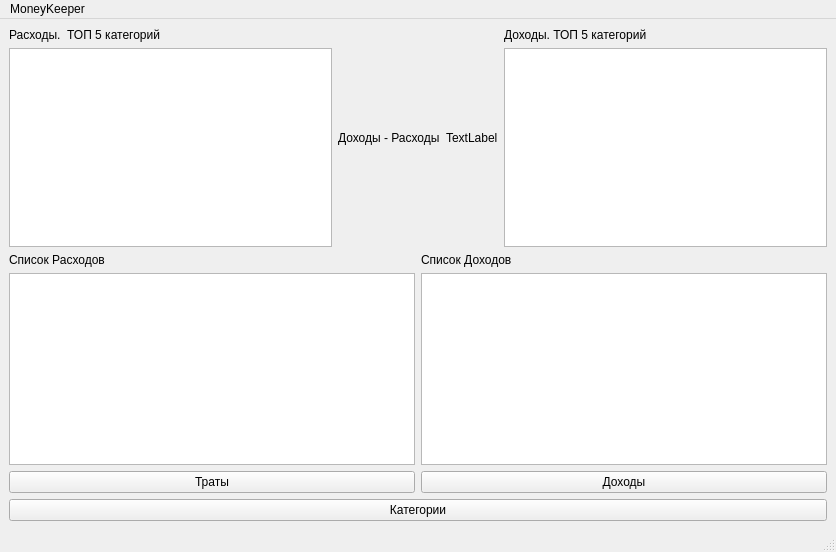
<?xml version="1.0" encoding="UTF-8"?>
<ui version="4.0">
 <class>MainWindow</class>
 <widget class="QMainWindow" name="MainWindow">
  <property name="geometry">
   <rect>
    <x>0</x>
    <y>0</y>
    <width>836</width>
    <height>552</height>
   </rect>
  </property>
  <property name="sizePolicy">
   <sizepolicy hsizetype="Fixed" vsizetype="Fixed">
    <horstretch>0</horstretch>
    <verstretch>0</verstretch>
   </sizepolicy>
  </property>
  <property name="windowTitle">
   <string>MainWindow</string>
  </property>
  <widget class="QWidget" name="centralwidget">
   <layout class="QGridLayout" name="gridLayout">
    <item row="2" column="1">
     <widget class="QPushButton" name="category_window">
      <property name="text">
       <string>Категории</string>
      </property>
     </widget>
    </item>
    <item row="1" column="1">
     <layout class="QHBoxLayout" name="horizontalLayout_4">
      <item>
       <layout class="QVBoxLayout" name="verticalLayout_12">
        <item>
         <widget class="QLabel" name="label_3">
          <property name="text">
           <string>Список Расходов</string>
          </property>
         </widget>
        </item>
        <item>
         <widget class="QTableView" name="tableView_3"/>
        </item>
        <item>
         <widget class="QPushButton" name="rashod_window">
          <property name="text">
           <string>Траты</string>
          </property>
         </widget>
        </item>
       </layout>
      </item>
      <item>
       <layout class="QVBoxLayout" name="verticalLayout_13">
        <item>
         <widget class="QLabel" name="label_4">
          <property name="text">
           <string>Список Доходов</string>
          </property>
         </widget>
        </item>
        <item>
         <widget class="QTableView" name="tableView_2"/>
        </item>
        <item>
         <widget class="QPushButton" name="dohod_window">
          <property name="text">
           <string>Доходы</string>
          </property>
         </widget>
        </item>
       </layout>
      </item>
     </layout>
    </item>
    <item row="0" column="1">
     <layout class="QHBoxLayout" name="horizontalLayout">
      <item>
       <layout class="QVBoxLayout" name="verticalLayout_4">
        <item>
         <widget class="QLabel" name="label">
          <property name="text">
           <string>Расходы.  ТОП 5 категорий</string>
          </property>
         </widget>
        </item>
        <item>
         <widget class="QTableView" name="tableView_4"/>
        </item>
       </layout>
      </item>
      <item>
       <widget class="QLabel" name="label_5">
        <property name="text">
         <string>Доходы - Расходы</string>
        </property>
       </widget>
      </item>
      <item>
       <widget class="QLabel" name="razn">
        <property name="text">
         <string>TextLabel</string>
        </property>
       </widget>
      </item>
      <item>
       <layout class="QVBoxLayout" name="verticalLayout_5">
        <item>
         <widget class="QLabel" name="label_2">
          <property name="text">
           <string>Доходы. ТОП 5 категорий</string>
          </property>
         </widget>
        </item>
        <item>
         <widget class="QTableView" name="tableView">
          <property name="sizePolicy">
           <sizepolicy hsizetype="Expanding" vsizetype="Expanding">
            <horstretch>0</horstretch>
            <verstretch>0</verstretch>
           </sizepolicy>
          </property>
         </widget>
        </item>
       </layout>
      </item>
     </layout>
    </item>
   </layout>
  </widget>
  <widget class="QMenuBar" name="menubar">
   <property name="geometry">
    <rect>
     <x>0</x>
     <y>0</y>
     <width>836</width>
     <height>24</height>
    </rect>
   </property>
   <widget class="QMenu" name="menuMoneyKeeper">
    <property name="title">
     <string>MoneyKeeper</string>
    </property>
   </widget>
   <addaction name="menuMoneyKeeper"/>
  </widget>
  <widget class="QStatusBar" name="statusbar"/>
 </widget>
 <resources/>
 <connections/>
</ui>
